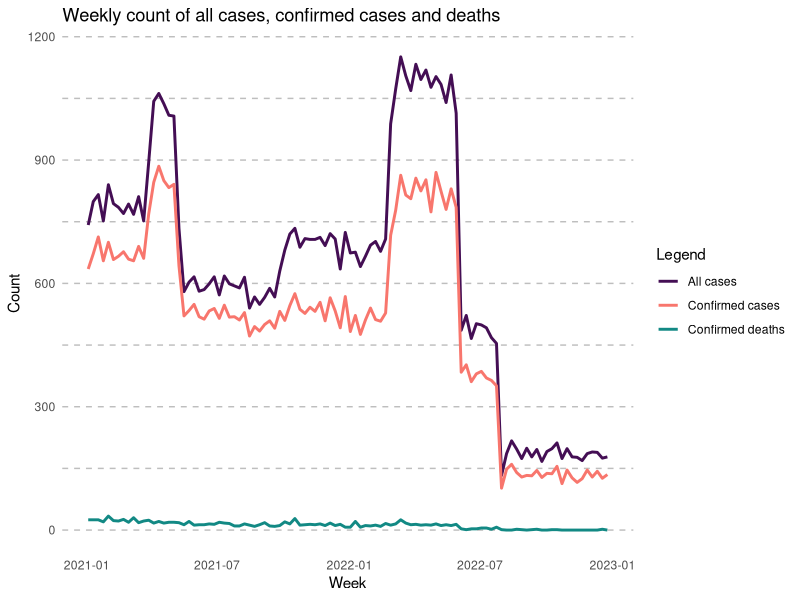
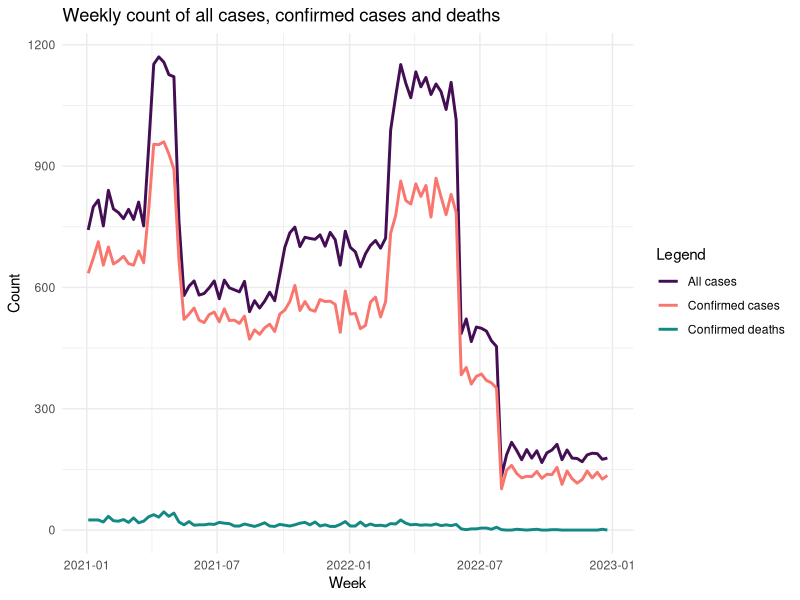
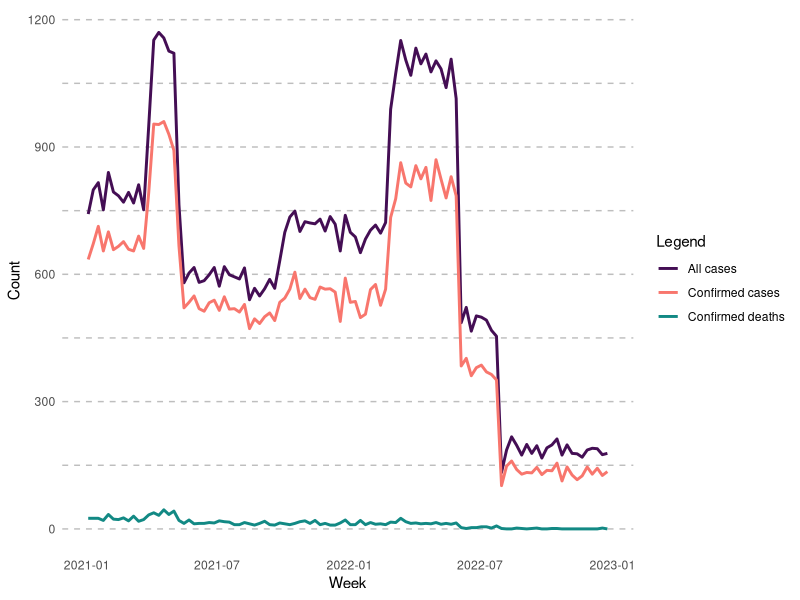

Write R code to recreate these figures, in order.
## ---- chunk 1
library(ggplot2)
library(dplyr)
library(lubridate)
## ---- chunk 2
generator <- function(start_date,
                      end_date,
                      n,
                      percentage_confirmed = 0.85,
                      percentage_death = 0.15,
                      max_disease_effect = 0.6,
                      max_age_effect = 0.03,
                      max_bmi_effect = 0.05) {
  
  # Set the seed for reproducibility
  set.seed(123)
  
  dates <- seq.Date(start_date, end_date, by = "day")
  
  # Randomly sample n dates from the range for individual cases
  sampled_dates <- sample(dates, n, replace = TRUE)
  
  # Generate ConfirmedCases column (1 = confirmed, 0 = not confirmed) based on the percentage
  confirmed <- rbinom(n, 1, percentage_confirmed)
  
  sex <- rbinom(n, 1, 0.5)
  
  # Generate ConfirmedDeaths column (1 = death, 0 = no death) based on the percentage
  #death <- rbinom(n, 1, percentage_death)
  
  # Generate age and weight
  # Assume age ranges from 20 to 80 and weight ranges from 50 to 100 kg
  age <- sample(20:80, n, replace = TRUE)
  # Assume height ranges from 150 to 200 cm and weight ranges from 50 to 100 kg
  height <- sample(150:200, n, replace = TRUE) # height in cm
  weight <- sample(40:140, n, replace = TRUE)   # weight in kg
  
  # Calculate BMI: BMI = weight (kg) / (height (m))^2
  height_m <- height / 100  # Convert height to meters
  bmi <- weight / (height_m^2)
  
  disease_effect <- runif(n, min = 0, max = max_disease_effect)
  age_effect <- runif(n, min = 0, max = max_age_effect)
  bmi_effect <- runif(n, min = 0, max = max_bmi_effect)
  
  # Adjust age and weight to be correlated with death
  # Higher age and weight might be correlated with a higher probability of death
  # Create a logistic model to simulate this correlation
  death_probability <- plogis(disease_effect * 30 * (confirmed - 0.5)) * plogis(age_effect * (age - 50) + bmi_effect * (bmi - 25))
  death <- rbinom(n, 1, death_probability * percentage_death)
  
  # Create a data frame with the generated data (individual case reports)
  df <- data.frame(
    id        = 1:n,
    sex       = sex,
    age       = age,
    bmi       = bmi,
    date      = sampled_dates,
    confirmed = confirmed,
    death     = death
  )
  
}
## ---- chunk 3
start_date_all <- as.Date("2021-01-01")
end_date <- as.Date("2021-03-31")
n <- 10132
percentage_confirmed <- 0.85
percentage_death <- 0.06 
max_disease_effect <- 0.96
max_age_effect <- 0.03
max_bmi_effect <- 0.6
sdf1 <- generator(start_date_all, end_date, n, percentage_confirmed, percentage_death, max_disease_effect, max_age_effect, max_bmi_effect)

start_date <- as.Date("2021-04-01")
end_date <- as.Date("2021-05-10")
n <- 5873
percentage_confirmed <- 0.83
percentage_death <- 0.04
max_disease_effect <- 0.95
max_age_effect <- 0.02
max_bmi_effect <- 0.5
sdf2a <- generator(start_date, end_date, n, percentage_confirmed, percentage_death, max_disease_effect, max_age_effect, max_bmi_effect)

start_date <- as.Date("2021-04-01")
end_date <- as.Date("2021-05-10")
n <- 6525
percentage_confirmed <- 0.82
percentage_death <- 0.07
max_disease_effect <- 0.87
max_age_effect <- 0.1
max_bmi_effect <- 0.5
sdf2b <- generator(start_date, end_date, n, percentage_confirmed, percentage_death, max_disease_effect, max_age_effect, max_bmi_effect)

start_date <- as.Date("2021-05-11")
end_date <- as.Date("2021-09-30")
n <- 12000
percentage_confirmed <- 0.88
percentage_death <- 0.05
max_disease_effect <- 0.92
max_age_effect <- 0.03
max_bmi_effect <- 0.4
sdf3 <- generator(start_date, end_date, n, percentage_confirmed, percentage_death, max_disease_effect, max_age_effect, max_bmi_effect)

start_date <- as.Date("2021-10-01")
end_date <- as.Date("2022-02-28")
n <- 14993
percentage_confirmed <- 0.75
percentage_death <- 0.04
max_disease_effect <- 0.89
max_age_effect <- 0.06
max_bmi_effect <- 0.4
sdf4a <- generator(start_date, end_date, n, percentage_confirmed, percentage_death, max_disease_effect, max_age_effect, max_bmi_effect)

start_date <- as.Date("2021-10-01")
end_date <- as.Date("2022-02-28")
n <- 15308
percentage_confirmed <- 0.77
percentage_death <- 0.04
max_disease_effect <- 0.85
max_age_effect <- 0.08
max_bmi_effect <- 0.3
sdf4b <- generator(start_date, end_date, n, percentage_confirmed, percentage_death, max_disease_effect, max_age_effect, max_bmi_effect)

start_date <- as.Date("2022-03-01")
end_date <- as.Date("2022-06-03")
n <- 14900
percentage_confirmed <- 0.75
percentage_death <- 0.03
max_disease_effect <- 0.84
max_age_effect <- 0.02
max_bmi_effect <- 0.2
sdf5 <- generator(start_date, end_date, n, percentage_confirmed, percentage_death, max_disease_effect, max_age_effect, max_bmi_effect)

start_date <- as.Date("2022-06-04")
end_date <- as.Date("2022-07-31")
n <- 4000
percentage_confirmed <- 0.76
percentage_death <- 0.02
max_disease_effect <- 0.81
max_age_effect <- 0.01
max_bmi_effect <- 0.1
sdf6 <- generator(start_date, end_date, n, percentage_confirmed, percentage_death, max_disease_effect, max_age_effect, max_bmi_effect)

start_date <- as.Date("2022-08-04")
end_date <- as.Date("2022-12-31")
n <- 4000
percentage_confirmed <- 0.72
percentage_death <- 0.01
max_disease_effect <- 0.89
max_age_effect <- 0.02
max_bmi_effect <- 0.1
sdf7 <- generator(start_date, end_date, n, percentage_confirmed, percentage_death, max_disease_effect, max_age_effect, max_bmi_effect)
## ---- chunk 4
df <- sdf1 |>
  dplyr::bind_rows(sdf2a) |>
  dplyr::bind_rows(sdf3) |>
  dplyr::bind_rows(sdf4a) |>
  dplyr::bind_rows(sdf5) |>
  dplyr::bind_rows(sdf6) |>
  dplyr::bind_rows(sdf7) |>
  dplyr::mutate(week = lubridate::floor_date(date, unit = "week")) |>
  dplyr::filter(week >= start_date_all & week <= end_date)
## ---- chunk 5
nrow(df)
save(df, file = "df1.RData")
## ---- chunk 6
# Aggregate the data to get the weekly count of all cases, confirmed cases and deaths
weekly_data <- df |>
  group_by(week) |>
  summarise(count = n(),
            confirmed_count = sum(confirmed),
            death_count = sum(death))

# Plot the weekly cases, confirmed cases and deaths
ggplot(weekly_data, aes(x = week)) +
  geom_line(aes(y = count, color           = "All cases"), size = 1) +
  geom_line(aes(y = confirmed_count, color = "Confirmed cases"), size = 1) +
  geom_line(aes(y = death_count, color     = "Confirmed deaths"), size = 1) +
  labs(title = "Weekly count of all cases, confirmed cases and deaths",
       x = "Week",
       y = "Count",
       color = "Legend") +
  scale_color_manual(values = c("All cases" = "#440e54",
                                "Confirmed cases" = "#f8766d",
                                "Confirmed deaths" = "#128984")) +
  ggplot2::theme_minimal() +
  ggplot2::theme(panel.grid.major.y = ggplot2::element_line(linewidth = 0.5, linetype = "dashed", color = "grey"),
                 panel.grid.minor.y = ggplot2::element_line(linewidth = 0.5, linetype = "dashed", color = "grey"),
                 panel.grid.major.x = ggplot2::element_blank(),
                 panel.grid.minor.x = ggplot2::element_blank())
## ---- chunk 7
df <- sdf1 |>
  dplyr::bind_rows(sdf2b) |>
  dplyr::bind_rows(sdf3) |>
  dplyr::bind_rows(sdf4b) |>
  dplyr::bind_rows(sdf5) |>
  dplyr::bind_rows(sdf6) |>
  dplyr::bind_rows(sdf7) |>
  dplyr::mutate(week = lubridate::floor_date(date, unit = "week")) |>
  dplyr::filter(week >= start_date_all & week <= end_date)
## ---- chunk 8
nrow(df)
save(df, file = "df2.RData")
## ---- chunk 9
# Aggregate the data to get the weekly count of confirmed cases and deaths
weekly_data <- df |>
  group_by(week) |>
  summarise(count = n(),
            confirmed_count = sum(confirmed),
            death_count = sum(death))

# Plot the weekly confirmed cases and deaths
ggplot(weekly_data, aes(x = week)) +
  geom_line(aes(y = count, color           = "All cases"), size = 1) +
  geom_line(aes(y = confirmed_count, color = "Confirmed cases"), size = 1) +
  geom_line(aes(y = death_count, color     = "Confirmed deaths"), size = 1) +
  labs(title = "Weekly count of all cases, confirmed cases and deaths",
       x = "Week",
       y = "Count",
       color = "Legend") +
  scale_color_manual(values = c("All cases" = "#440e54",
                                "Confirmed cases" = "#f8766d",
                                "Confirmed deaths" = "#128984")) +
  theme_minimal()
## ---- chunk 10
#| label: fig-1
#| fig-cap: Weekly count of all cases, confirmed cases and deaths
#| fig-width: 8
#| fig-height: 4
                
# Aggregate the data to get the weekly count of all cases, confirmed cases and deaths
weekly_data <- df |>
  dplyr::group_by(week) |>
  dplyr::summarise(count = dplyr::n(),
                   confirmed_count = sum(confirmed),
                   death_count = sum(death))

# Plot the weekly cases, confirmed cases and deaths
ggplot2::ggplot(weekly_data, ggplot2::aes(x = week)) +
  ggplot2::geom_line(ggplot2::aes(y = count,
                                  color = "All cases"),
                     size = 1) +
  ggplot2::geom_line(ggplot2::aes(y = confirmed_count,
                                  color = "Confirmed cases"),
                     size = 1) +
  ggplot2::geom_line(ggplot2::aes(y = death_count,
                                  color = "Confirmed deaths"),
                     size = 1) +
  ggplot2::labs(x = "Week",
                y = "Count",
                color = "Legend") +
  ggplot2::scale_color_manual(values = c("All cases" = "#440e54",
                                         "Confirmed cases" = "#f8766d",
                                         "Confirmed deaths" = "#128984")) +
  ggplot2::theme_minimal() +
  ggplot2::theme(panel.grid.major.y = ggplot2::element_line(linewidth = 0.5, linetype = "dashed", color = "grey"),
                 panel.grid.minor.y = ggplot2::element_line(linewidth = 0.5, linetype = "dashed", color = "grey"),
                 panel.grid.major.x = ggplot2::element_blank(),
                 panel.grid.minor.x = ggplot2::element_blank())
